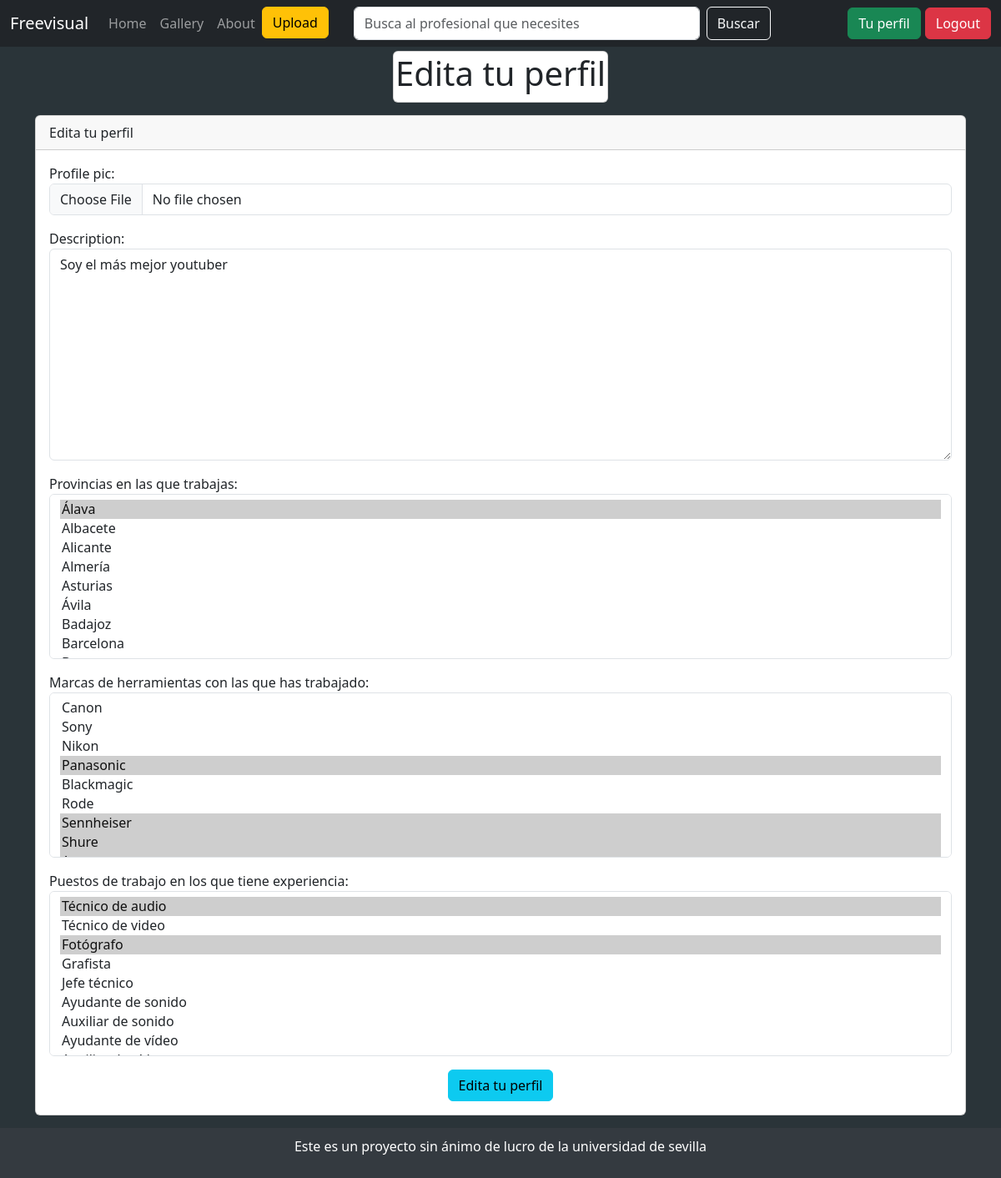
Page /profile/edit/9 (signed in) on the earlier database version.
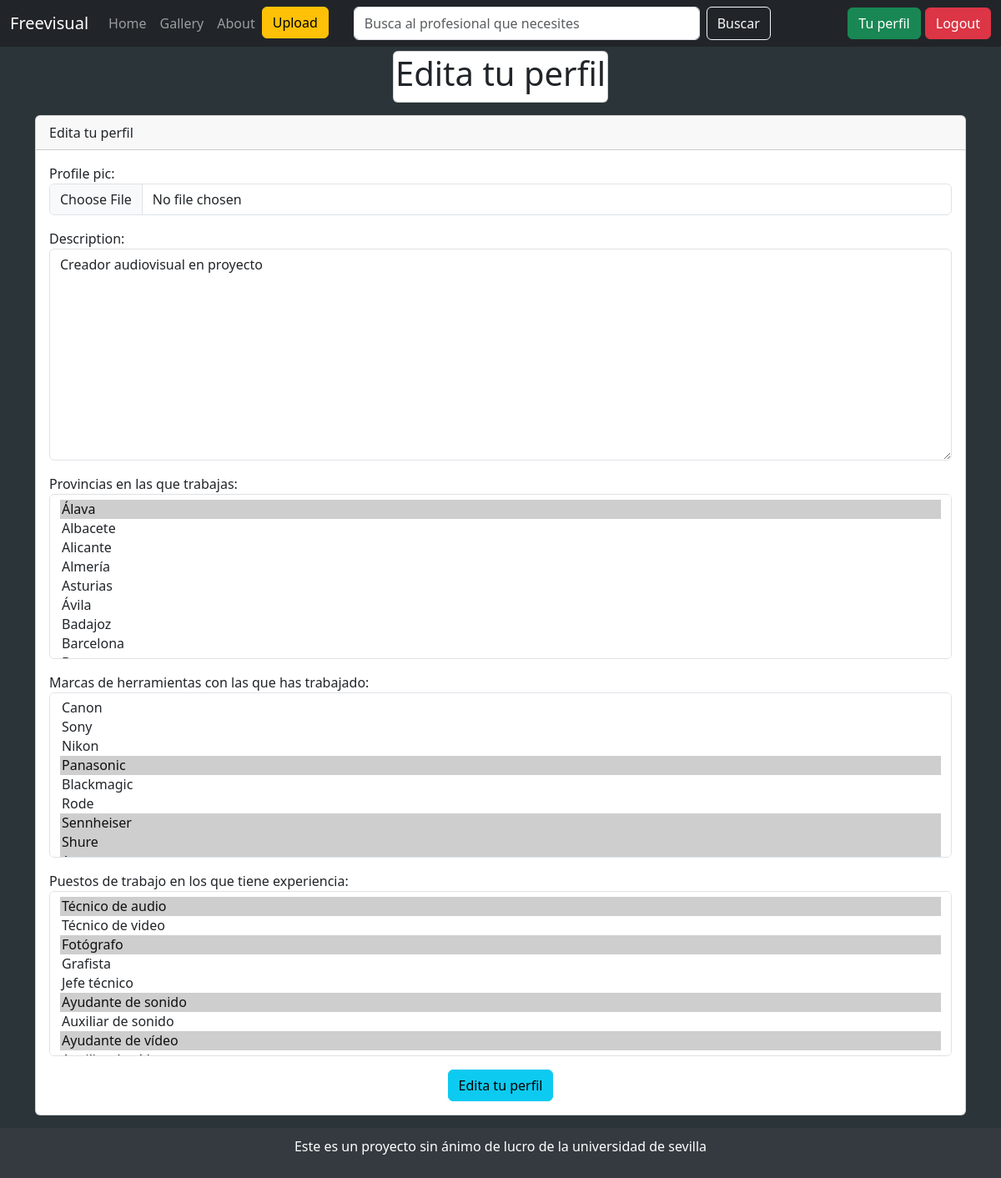
Same page on the later database version.
### freevisual/models.py (models this page shows, shortened)
class Creator(AbstractBaseUser, PermissionsMixin):
    name = models.CharField(max_length=200)
    surname = models.CharField(max_length=200)
    username = models.CharField(max_length=200, unique=True, default='') # Deberíamos añadirle unique=True pero ya tenemos a dos usuarios con el mismo username
    email = models.EmailField(max_length=100) # Los emails debes de ser únicos
    password = models.CharField(max_length=200)
    tools = models.ManyToManyField('Tools', verbose_name="Lista de herramientas del creador")
    specialities = models.ManyToManyField('Speciality', verbose_name="Lista de especialidades del creador")
    provinces = models.ManyToManyField('Provinces', verbose_name="Provincias donde trabaja el creador")
    brand = models.ManyToManyField('Brand', verbose_name='Marcas de herramientas con las que ha trabajado')
    work = models.ManyToManyField('Work', verbose_name='Trabajos que ha realizado')
    is_active = models.BooleanField(default=True)
    is_staff = models.BooleanField(default=False)
    profile_pic = models.ImageField(blank=True, null= True, upload_to='images/', default='images/galactus.png')
    description = models.CharField(blank=True, max_length=200)
    USERNAME_FIELD = 'username'
    REQUIRED_FIELDS = ['name', 'surname']
    objects = CreatorManager()

### freevisual/views.py (the view)
# urls.py: path('profile/edit/<int:profile_id>', views.edit_profile, name='edit_profile'),
def edit_profile(request, profile_id):
    profile = get_object_or_404(Creator, id=profile_id)
    if request.user != profile:
        return HttpResponseForbidden("No puedes editar este perfil.")
    if request.method == 'POST':
        form = EditProfileForm(request.POST, request.FILES, instance=profile)
        if form.is_valid():
            form.save()
            return redirect('profile')  # Redirige al perfil una vez guardado
    else:
        form = EditProfileForm(instance=profile)
    return render(request, 'profile_html/edit_profile.html', {
        'profile': profile,
        'form': form
    })

### freevisual/forms.py
class EditProfileForm(forms.ModelForm):
    provinces = forms.ModelMultipleChoiceField(
        queryset=Provinces.objects.all(),
        widget=forms.SelectMultiple(attrs={
            'class': 'form-select',
            'size': '8'
        }),
        label = "Provincias en las que trabajas"
    )
    brand = forms.ModelMultipleChoiceField(
        queryset=Brand.objects.all(),
        widget=forms.SelectMultiple(attrs={
            'class': 'form-select',
            'size': '8'
        }),
        label = "Marcas de herramientas con las que has trabajado"
    )
    work = forms.ModelMultipleChoiceField(
        queryset=Work.objects.all(),
        widget=forms.SelectMultiple(attrs={
            'class': 'form-select',
            'size': '8'
        }),
        label = "Puestos de trabajo en los que tiene experiencia"
    )
    class Meta:
        model = Creator
        fields = ['profile_pic', 'description', 'provinces', 'brand', 'work']
        widgets = {
            'profile_pic': forms.FileInput(attrs={
                'class': 'form-control'
            }),
            'description': forms.Textarea(attrs={
                'class': 'form-control'
            })
        }

### freevisual/templates/profile_html/edit_profile.html (shortened to what this page needs)
{% extends 'layouts/base.html'%}
{% load static %}
{% block content %}
<div class="d-flex justify-content-center">
    <div class="card text-center" style="padding: 2px; display: inline-block; margin-top: 5px; margin-bottom: 5px;">
        <h1 class="text-center"> Edita tu perfil</h1>
    </div>
</div>
<div class="card mx-auto" style="width: 100%; margin-top: 10px;">
    <div class="card-header">
        Edita tu perfil
    </div>
    <div class="card-body">
        <form method="post" enctype="multipart/form-data">
        <div class="mb-3">
            {{ form.as_p }}
        </div>
        <div class="d-flex justify-content-center">
            <button type="submit" class="btn btn-info">
                Edita tu perfil
            </button>
        </div>
        </form>
    </div>
</div>
{% endblock%}

Differences in the rows shown:
changed Creator: description "Soy el más mejor youtuber" → "Creador audiovisual en proyecto"
Other differences:
form field work: "Técnico de audio ☑ / Técnico de video / Fotógrafo ☑ / Grafista / Jefe técnico / Ayudante de sonido / Auxiliar de sonido / Ayudante de vídeo" → "Técnico de audio ☑ / Técnico de video / Fotógrafo ☑ / Grafista / Jefe técnico / Ayudante de sonido ☑ / Auxiliar de sonido / Ayudante de vídeo ☑"
